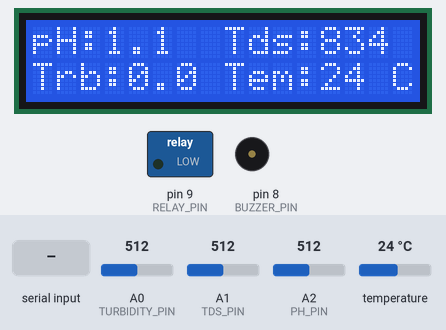
Bench run of a sketch on a simulated Arduino Uno, built with avr-gcc and run on an emulated ATmega328P. Parts: 16×2 character LCD, switched loads named in the sketch (green lamp = pin HIGH), buzzer (waves = sounding, pin HIGH). The inputs (shaded band) are chosen by the test bench; at power-on: temperature 24 °C, A1 (TDS_PIN) = 512, A2 (PH_PIN) = 512, A0 (TURBIDITY_PIN) = 512. What the sketch prints to the serial monitor is not drawn.

Above: at 3.3 s.
3.4 s: "RISK:\n" received over Serial
At 5.5 s:
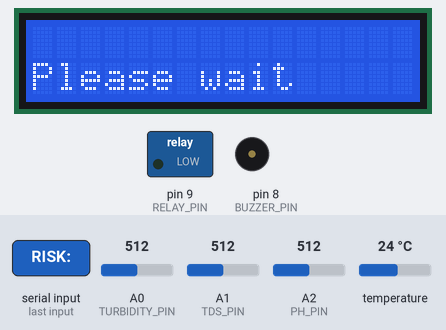
9.1 s: "RELAY:ON\n" received over Serial
At 11.1 s:
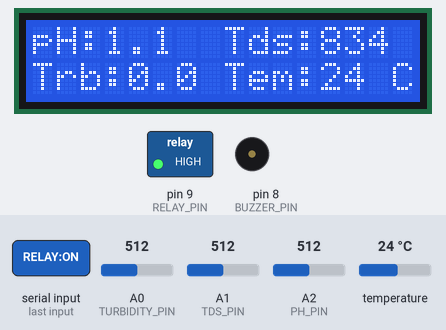
13.3 s: "BUZZER:ON\n" received over Serial
At 14.9 s:
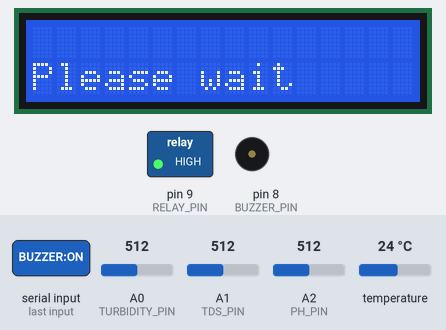
15.2 s: temperature set to 12 °C
At 16.3 s:
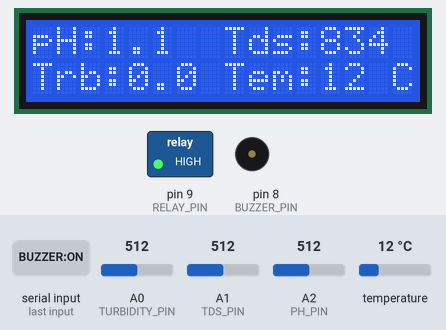
20.6 s: A1 (TDS_PIN) set to 716
At 23.8 s:
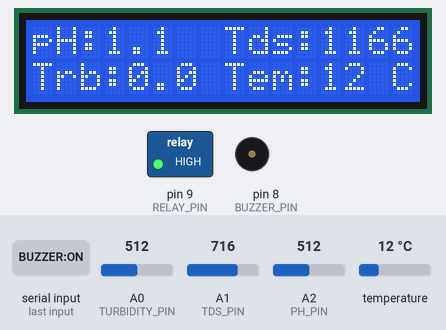
26.3 s: A2 (PH_PIN) set to 716
At 30.2 s:
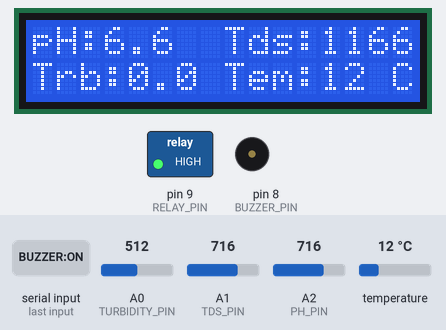
Timing chart, 0 to 31.7 s (numbered marks = the images above; inputs shaded):
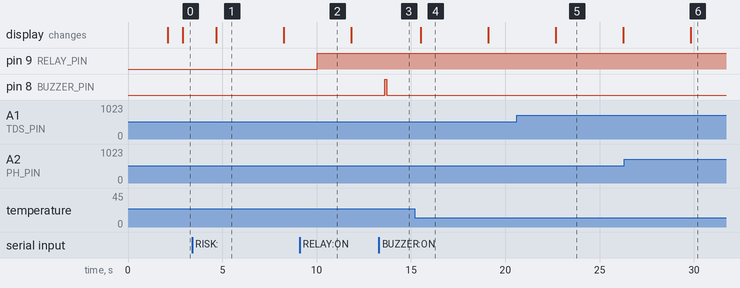

The sketch:

sketch_sep19a.ino
```cpp
#include <OneWire.h>
#include <DallasTemperature.h>
#include <Wire.h>
#include <LiquidCrystal_I2C.h>

// DS18B20 temperature sensor on digital pin D4
#define ONE_WIRE_BUS 4
OneWire oneWire(ONE_WIRE_BUS);
DallasTemperature sensors(&oneWire);

// Sensor pins
#define TURBIDITY_PIN A0
#define TDS_PIN A1
#define PH_PIN A2
#define BUZZER_PIN 8
#define RELAY_PIN 9

// LCD I2C
LiquidCrystal_I2C lcd(0x27, 16, 2);

// Turbidity thresholds
float turb_cleanVoltage = 2.10;
float turb_dirtyVoltage = 1.20;
float turb_cleanNTU = 0.0;
float turb_dirtyNTU = 100.0;

// TDS calibration
float tds_voltageAt0ppm = 0.0;
float tds_voltageAt1000ppm = 3.0;
float tds0 = 0.0;
float tds1000 = 1000.0;

// LCD display mode
int displayMode = 0; // 0=sensors, 1=prediction
unsigned long lastModeSwitch = 0;
unsigned long modeSwitchInterval = 3000; // Switch every 3 seconds

// Store sensor values
float current_turbidity = 0;
float current_tds = 0;
float current_ph = 7.0;
float current_temp = 25.0;

// Store prediction
String predictionRisk = "Analyzing...";
String predictionIssue = "Please wait";

// Map float function
float mapFloat(float x, float in_min, float in_max, float out_min, float out_max) {
  return (x - in_min) * (out_max - out_min) / (in_max - in_min) + out_min;
}

void setup() {
  Serial.begin(9600);
  sensors.begin();
  lcd.init();
  lcd.backlight();
  pinMode(BUZZER_PIN, OUTPUT);
  pinMode(RELAY_PIN, OUTPUT);

  // Initialize: Buzzer OFF, Relay OFF
  digitalWrite(BUZZER_PIN, LOW);
  digitalWrite(RELAY_PIN, LOW);

  lcd.setCursor(0,0);
  lcd.print("Water Quality");
  lcd.setCursor(0,1);
  lcd.print("Monitor Started");
  delay(2000);
  lcd.clear();
}

void loop() {
  // --- Read Turbidity ---
  int turb_raw = analogRead(TURBIDITY_PIN);
  float turb_voltage = turb_raw * 5.0 / 1023.0;
  current_turbidity = mapFloat(turb_voltage, turb_cleanVoltage, turb_dirtyVoltage, turb_cleanNTU, turb_dirtyNTU);
  if (current_turbidity < 0) current_turbidity = 0;
  if (current_turbidity > turb_dirtyNTU) current_turbidity = turb_dirtyNTU;

  // --- Read TDS ---
  int tds_raw = analogRead(TDS_PIN);
  float tds_voltage = tds_raw * 5.0 / 1023.0;
  current_tds = mapFloat(tds_voltage, tds_voltageAt0ppm, tds_voltageAt1000ppm, tds0, tds1000);
  if (current_tds < 0) current_tds = 0;
  if (current_tds > 2000) current_tds = 2000;

  // --- Read pH (Calibrated) ---
  int ph_raw = analogRead(PH_PIN);
  float ph_voltage = ph_raw * 5.0 / 1023.0;
  float neutralVoltage = 3.57;  // pH 7 reference voltage
  current_ph = 7 - ((neutralVoltage - ph_voltage) / 0.18);  // 0.18V per pH unit
  if (current_ph < 0) current_ph = 0;
  if (current_ph > 14) current_ph = 14;

  // --- Read Temperature ---
  sensors.requestTemperatures();
  current_temp = sensors.getTempCByIndex(0);

  // --- Send all values via Serial (for Python backend) ---
  Serial.print(current_turbidity, 2); Serial.print(",");
  Serial.print(current_tds, 2); Serial.print(",");
  Serial.print(current_ph, 2); Serial.print(",");
  Serial.println(current_temp, 2);

  // --- Handle commands from Python ---
  if (Serial.available() > 0) {
    String cmd = Serial.readStringUntil('\n');
    cmd.trim();

    if (cmd.startsWith("RISK:")) {
      predictionRisk = cmd.substring(5);
    }
    else if (cmd.startsWith("ISSUE:")) {
      predictionIssue = cmd.substring(6);
    }
    else if (cmd == "RELAY:ON") {
      digitalWrite(RELAY_PIN, HIGH);
    }
    else if (cmd == "RELAY:OFF") {
      digitalWrite(RELAY_PIN, LOW);
    }
    else if (cmd == "BUZZER:ON") {
      digitalWrite(BUZZER_PIN, HIGH);
      delay(100);  // Original short beep
      digitalWrite(BUZZER_PIN, LOW);
    }
    else if (cmd == "BUZZER:OFF") {
      digitalWrite(BUZZER_PIN, LOW);
    }
  }

  // --- Update LCD Display (Alternate between sensors and prediction) ---
  unsigned long currentTime = millis();
  if (currentTime - lastModeSwitch >= modeSwitchInterval) {
    displayMode = 1 - displayMode; // Toggle between 0 and 1
    lastModeSwitch = currentTime;
    lcd.clear();
  }

  if (displayMode == 0) {
    // Show sensor readings
    displaySensorReadings();
  } else {
    // Show prediction result
    displayPrediction();
  }

  delay(1000);
}


void displaySensorReadings() {
  // Line 1: pH and TDS
  lcd.setCursor(0, 0);
  lcd.print("pH:");
  lcd.print(current_ph, 1);
  lcd.print("  Tds:");
  lcd.print((int)current_tds);


  // Line 2: Turbidity and Temperature
  lcd.setCursor(0, 1);
  lcd.print("Trb:");
  lcd.print(current_turbidity, 1);
  lcd.print(" Tem:");
  lcd.print((int)current_temp);
  lcd.print(" C");
}

void displayPrediction() {
  // Line 1: Risk level
  lcd.setCursor(0, 0);
  lcd.print(predictionRisk);

  // Line 2: Issue/Disease
  lcd.setCursor(0, 1);
  lcd.print(predictionIssue);
}
```

Measured:
- after the input at 3.4 s, the display: changes after 1.3 s (image 1)
- after the input at 9.1 s, pin 9 (RELAY_PIN): LOW → HIGH after 0.93 s
- after the input at 13.3 s, pin 8 (BUZZER_PIN): LOW → HIGH after 0.31 s, → LOW 0.10 s later
- after the input at 15.2 s, the display: changes after 0.32 s (image 4)
- after the input at 20.6 s, the display: changes after 2.1 s (image 5)
- after the input at 26.3 s, the display: changes after 3.5 s (image 6)
- what the display in image 1 shows lasts 3.6 s, from 4.7 s to 8.3 s
